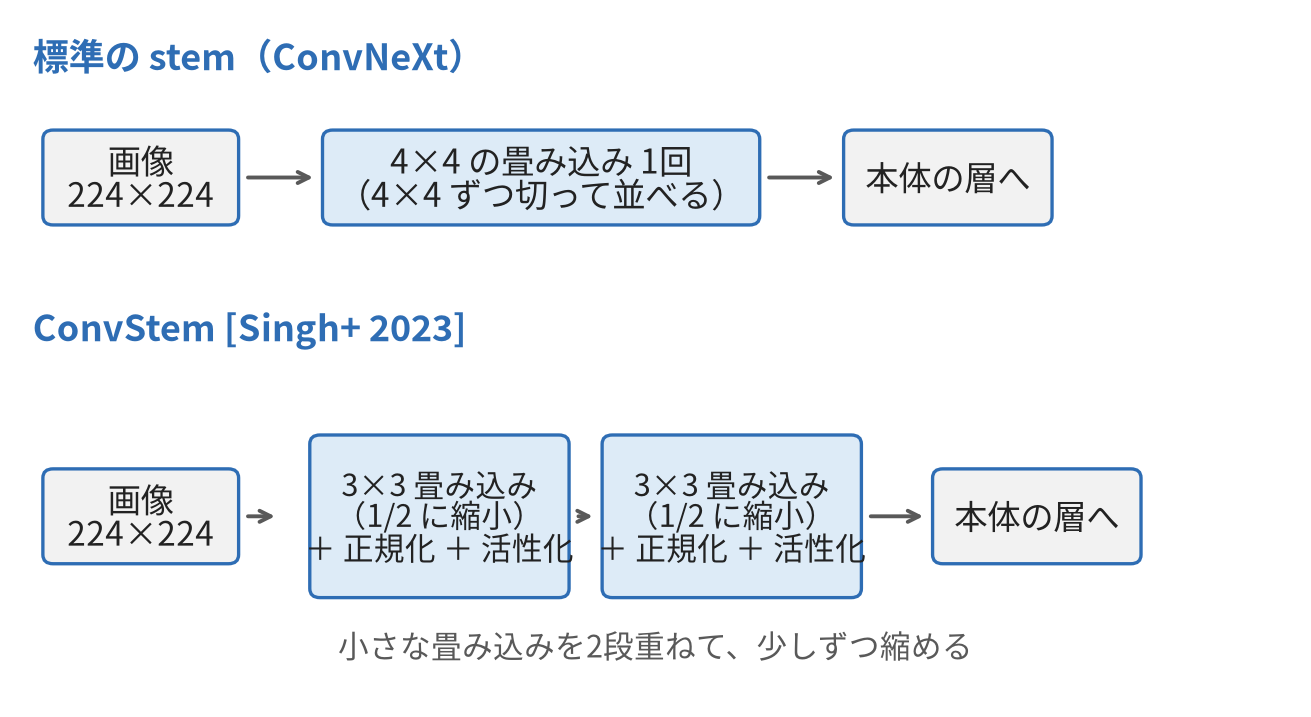

This figure's Python source:
import matplotlib; matplotlib.use("Agg")
import matplotlib.pyplot as plt
from matplotlib.patches import FancyBboxPatch
from matplotlib import font_manager
f="/usr/share/fonts/opentype/noto/NotoSansCJK-Regular.ttc"
font_manager.fontManager.addfont(f); plt.rcParams["font.family"]="Noto Sans CJK JP"
fig,ax=plt.subplots(figsize=(8.2,4.4),dpi=200); ax.set_xlim(0,10); ax.set_ylim(0,6); ax.axis("off")
B="#2E6DB4"; T="#DDEBF7"; G="#F2F2F2"; K="#222222"
def box(x,y,w,h,txt,fc,fs=12):
    ax.add_patch(FancyBboxPatch((x,y),w,h,boxstyle="round,pad=0.02,rounding_size=0.08",fc=fc,ec=B,lw=1.2))
    ax.text(x+w/2,y+h/2,txt,ha="center",va="center",fontsize=fs,color=K)
def arrow(x1,x2,y): ax.annotate("",xy=(x2,y),xytext=(x1,y),arrowprops=dict(arrowstyle="->",color="#595959",lw=1.4))
ax.text(0.1,5.55,"標準の stem（ConvNeXt）",fontsize=13,fontweight="bold",color=B)
box(0.2,4.2,1.5,0.8,"画像\n224×224",G); arrow(1.75,2.35,4.6)
box(2.4,4.2,3.4,0.8,"4×4 の畳み込み 1回\n（4×4 ずつ切って並べる）",T); arrow(5.85,6.45,4.6)
box(6.5,4.2,1.6,0.8,"本体の層へ",G)
ax.text(0.1,3.15,"ConvStem [Singh+ 2023]",fontsize=13,fontweight="bold",color=B)
box(0.2,1.2,1.5,0.8,"画像\n224×224",G); arrow(1.75,2.05,1.6)
for i,x in enumerate([2.3,4.6]):
    box(x,0.9,2.0,1.4,"3×3 畳み込み\n（1/2 に縮小）\n＋ 正規化 ＋ 活性化",T,fs=11)
    if i<1: arrow(x+2.05,x+2.25,1.6)
arrow(6.65,7.15,1.6); box(7.2,1.2,1.6,0.8,"本体の層へ",G)
ax.text(5.0,0.35,"小さな畳み込みを2段重ねて、少しずつ縮める",ha="center",fontsize=11,color="#595959")
plt.savefig("fig_stem.png",bbox_inches="tight",facecolor="white"); print("ok")
